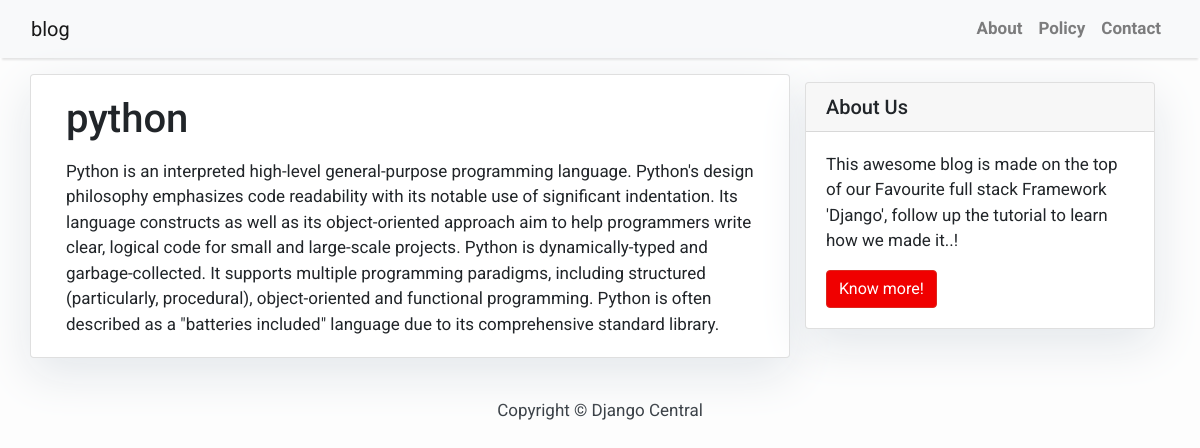
Page /python/ on the committed database.
### blog/models.py (models this page shows)
class Article(models.Model):
    title = models.CharField(max_length=100,blank=False)
    content = models.TextField(max_length=3000, blank=False)
    slug = models.CharField(max_length=50, blank=False)
    created_at =models.DateTimeField(auto_created=True,auto_now_add=True,auto_now=False)
    updated_at = models.DateTimeField(auto_created=True,auto_now_add=True)

### blog/views.py (the view)
# urls.py: path('<slug:slug>/', views.ArticleDetaill.as_view(), name='ArticleDetaill'),
class ArticleDetaill(generic.DetailView):
    model = Article
    template_name = 'Article_detail.html'

### blog/templates/Article_detail.html (shortened to what this page needs)
{% extends 'base.html' %} {% block content %}
<div class="container">
  <div class="row">
    <div class="col-md-8 card mb-4  mt-3 left  top">
      <div class="card-body">
        <h1>{% block title %} {{ object.title }} {% endblock title %}</h1>
        <p class="card-text ">{{ object.content | safe }}</p>
      </div>
    </div>
    {% block sidebar %} {% include 'sidebar.html' %} {% endblock sidebar %}
  </div>
</div>
{% endblock content %}

### blog/templates/base.html (style rules this page uses)
body { font-family: "Roboto", sans-serif; font-size: 17px; background-color: #fdfdfd; }

### blog/templates/sidebar.html (style rules this page uses)
.card { box-shadow: 0 16px 48px #E3E7EB; }

### rows in the picture
Article: title "python", content "Python is an interpreted high-level general-purpose programming language. Python's design philosophy emphasizes code readability with its notable use of significant indentation. Its language constructs as well as its object-oriented approach aim to help programmers write clear, logical code for small and large-scale projects. Python is dynamically-typed and garbage-collected. It supports multiple programming paradigms, including structured (particularly, procedural), object-oriented and functional programming. Python is often described as a \"batteries included\" language due to its comprehensive standard library."
